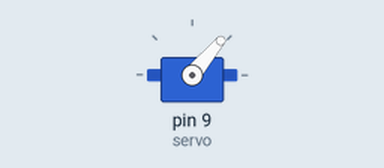
A sketch run on a simulated Arduino Uno, built with avr-gcc and run on an emulated ATmega328P. Shown: servo.

Above: at 0.05 s.
Timing chart, 0 to 4.6 s (numbered marks = the images above):
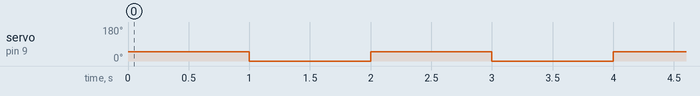

The sketch:

test_servos.ino
```cpp
#include <Servo.h>

Servo servo;

void setup() {
  Serial.begin(9600);
  servo.attach(9);

}

void loop() {

  servo.write(50);
  delay(1000);
  servo.write(0);
  delay(1000);
  //delay(1000);
  //servo.write(50);

}
```

Measured:
- by itself, servo on pin 9 (servo): alternates 50° for 1.0 s and 0° for 1.0 s
